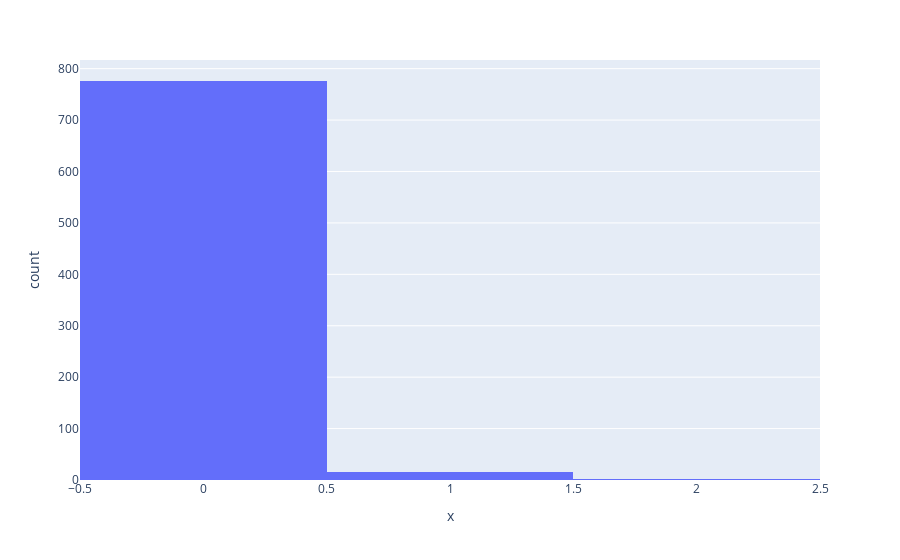

Notebook cell for this chart:
### Code cell
db = instance_mongodb_sei(project="mlts")
collection = db.grambow_green_calculation

num_imag_freqs = []

for doc in collection.find({'task_label': 'frequency calculation', 'tags.state': {'$ne': 'transition_state'}}):
    frequencies = doc['calcs_reversed'][0]['frequencies']
    _num_imag_freqs = len([freq for freq in frequencies if freq < 0])
    if _num_imag_freqs > 0:
        print(frequencies)
    num_imag_freqs.append(_num_imag_freqs)

fig = px.histogram(x=num_imag_freqs)
fig.show()

### Figure 1 — Plotly figure (JSON) as saved in the notebook; plotly's stock layout.template omitted (floating-point values rounded to 4 significant figures; data arrays with more than 128 entries replaced by an {"elided": "..."} marker saying what was removed)
{"data": [{"alignmentgroup": "True", "bingroup": "x", "hovertemplate": "x=%{x}<br>count=%{y}<extra></extra>", "legendgroup": "", "marker": {"color": "#636efa", "pattern": {"shape": ""}}, "name": "", "offsetgroup": "", "orientation": "v", "showlegend": false, "type": "histogram", "x": {"elided": "794 int values"}, "xaxis": "x", "yaxis": "y"}], "layout": {"barmode": "relative", "legend": {"tracegroupgap": 0}, "margin": {"t": 60}, "xaxis": {"anchor": "y", "domain": [0, 1], "title": {"text": "x"}}, "yaxis": {"anchor": "x", "domain": [0, 1], "title": {"text": "count"}}}}
